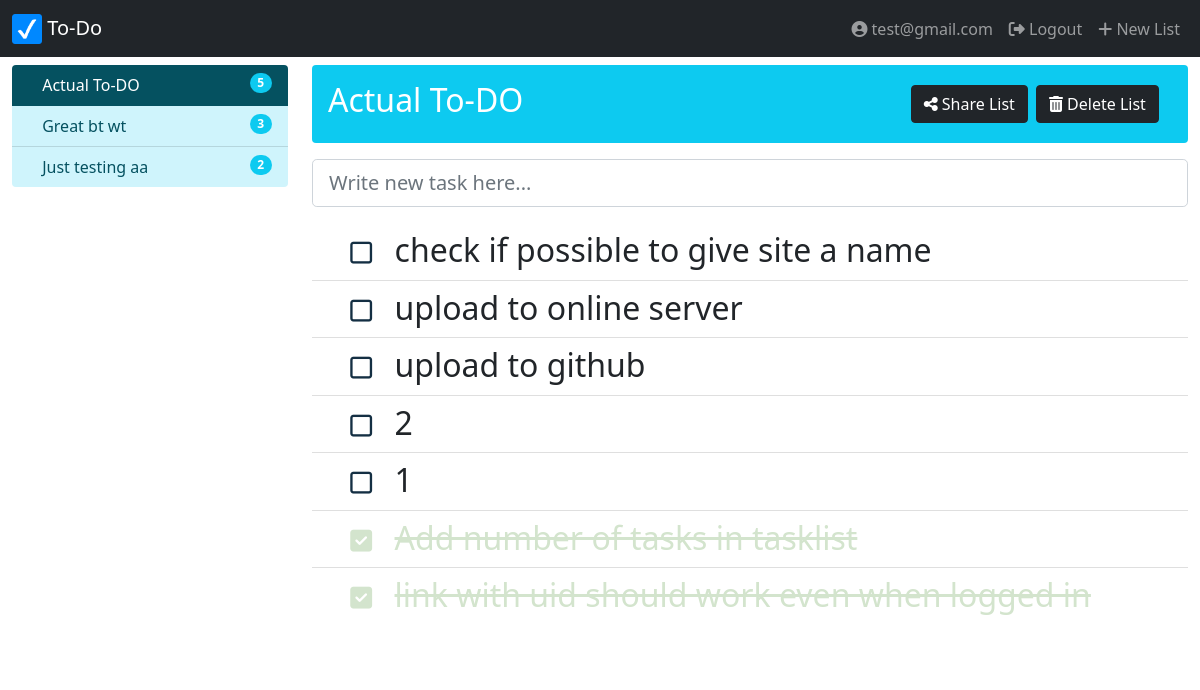
/ (signed in), run on the app's committed database.
### main.py (models this page shows)
class User(UserMixin, db.Model):
    __tablename__ = "users"
    id = db.Column(db.Integer, primary_key=True)
    email = db.Column(db.String(100), unique=True)
    password = db.Column(db.String(100))
    name = db.Column(db.String(100))
    tasklists = relationship("TaskList", back_populates="author")

class TaskList(db.Model):
    __tablename__ = "task_lists"
    uid = db.Column(db.String(100), primary_key=True)
    author_id = db.Column(db.Integer, db.ForeignKey("users.id"))
    author = relationship("User", back_populates="tasklists")
    name = db.Column(db.String(500), nullable=False)
    tasks = relationship("Task", back_populates="list")
    tasklist_priority = db.Column(db.Integer, nullable=False)

class Task(db.Model):
    __tablename__ = "tasks"
    task_id = db.Column(db.Integer, primary_key=True)
    task_list_id = db.Column(db.String, db.ForeignKey("task_lists.uid"))
    list = relationship("TaskList", back_populates="tasks")
    data = db.Column(db.String(500), nullable=False)
    starred = db.Column(db.Boolean, nullable=False)
    color = db.Column(db.String(20), nullable=False)
    task_priority = db.Column(db.Integer, nullable=False)
    date = db.Column(db.DateTime)
    complete = db.Column(db.Boolean, nullable=False)

### main.py (the view)
@app.route("/")
def home():
    if not current_user.is_authenticated:
        return redirect(url_for("new"))
    else:
        if len(current_user.tasklists) == 0:
            return redirect(url_for("new"))
        else:
            current_user.tasklists.sort(key=lambda x: x.tasklist_priority)
            for tl in current_user.tasklists:
                tl.tasks.sort(key=lambda x: x.task_priority, reverse=True)
            current_user.tasklists.reverse()
        return render_template("user-view.html", current_user=current_user)

### main.py (called while the page is built)
@login_manager.user_loader
def load_user(user_id):
    return User.query.get(int(user_id))

### templates/user-view.html (shortened to what this page needs)
{% extends "base.html" %}
{% block content %}
<div class="container-fluid">
  <div class="row">
    {%set singleEntryPage=true if tasklist%}
    {%if not singleEntryPage:%}
    <div class="col-md-3 mt-2" role="tabpanel">
      <div class="list-group list-group-flush rounded" id="tasklists_list" role="tablist">
        {% for x in current_user.tasklists:%}
        <a href={{'#t'+x.uid}} data-bs-toggle="tab" class="list-group-item list-group-item-action list-group-item-info tasklist-item" tasklist_uid={{x.uid}}> <span>{{x.name}}</span>
          <span class="float-end badge rounded-pill bg-info">{{x.tasks|length-x.tasks|selectattr("complete")|list|length}}</span>
        </a>
        {% endfor%}
      </div>
    </div>
    {%endif%}
    <div class="col">
      <div class="tab-content" id="nav-tabContent">
        {%if not singleEntryPage:%}
        {% for tasklist in current_user.tasklists:%}
        {% include 'tasklist-template.html' %}
        {% endfor %}
        {% else %}
        {% include 'tasklist-template.html' %}
        {% endif %}
      </div>
    </div>
  </div>
</div>
{% endblock %}

### templates/base.html (shortened to what this page needs)
{% extends "my-bootstrap.html" %}
{% block navbar %}
<nav class="navbar navbar-expand-lg navbar-dark bg-dark">
  <div class="container-fluid">
    <a class="navbar-brand" href="#">
      <img src="{{url_for('static', filename='img/brand.png')}}" alt="" width="30" height="30" class="d-inline-block align-text-top">
      To-Do
    </a>
    <div class="collapse navbar-collapse me-auto" id="navbarSupportedContent">
      <ul class="navbar-nav mb-2 mb-lg-0 ms-auto">
        {%if not current_user.is_authenticated: %}
        <li class="nav-item">
          <a class="nav-link" href="#" data-bs-toggle="modal" data-bs-target="#registerationModal" ><i class="fas fa-file-invoice"></i> Register</a>
        </li>
        <li class="nav-item">
          <a class="nav-link" href="#" data-bs-toggle="modal" data-bs-target="#loginModal" ><i class="fas fa-sign-in-alt"></i> Login</a>
        </li>
        {% else: %}
        <li class="nav-item">
          <a class="nav-link" href="#" data-bs-toggle="modal"  ><i class="fas fa-user-circle"></i> {{current_user.email}}</a>
        </li>
        <li class="nav-item">
          <a class="nav-link" href="{{url_for('logout')}}" ><i class="fas fa-sign-out-alt"></i> Logout</a>
        </li>
        {% endif %}
        <li class="nav-item">
          <a class="nav-link" href="{{url_for('new')}}"><i class="fa fa-plus"></i> New List </a>
        </li>
      </ul>
    </div>
  </div>
</nav>
{% endblock %}
{% block styles %}
{{super()}}
<link rel="stylesheet" href="{{url_for('.static', filename='mystyle.css')}}">
{% endblock %}

### templates/tasklist-template.html (shortened to what this page needs)
<div class="tab-pane fade tasklist-tab {{'active show' if singleEntryPage}}" id={{'t'+tasklist.uid}} role="tabpanel" tasklist_id={{tasklist.uid}} aria-labelledby={{tasklist.uid}}>
  <div class="p-3 my-2 bg-info rounded text-white container-fluid">
    <div class="row">
      <div class="col-lg-8 ">
        <h2 class="name-editable align-middle">{{tasklist.name}}</h2>
      </div>
      <div class="col align-items-center d-flex ">
          <button type="button" class="btn btn-dark mx-1" name="button" data-bs-toggle="modal" data-bs-target="#sharingModal" data-bs-link={{tasklist.uid}}><i class="fas fa-share-alt"></i> Share List</button>
          <button type="button" class="btn btn-dark mx-1" name="button" data-bs-toggle="modal" data-bs-target="#deleteTasklistModal" data-bs-uid={{tasklist.uid}}><i class="fas fa-trash-alt"></i> Delete List</button>
      </div>
    </div>
  </div>
  <div class="my-3 list-group-flush">
    <input autofocus="autofocus" class="form-control form-control-lg" autocomplete="off" placeholder="Write new task here..." required="required" type="text" value="" name="new_task_data" id="task_description" data-bs-toggle="tooltip" title=""
      data-bs-placement="bottom">
    {%if tasklist.tasks|length >0:%}
    {%set highest_priority=tasklist.tasks[0].task_priority%}
    {%else:%}
    {%set highest_priority=0%}
    {% endif %}
  </div>
  <ul class="list-group list-group-flush tasklist-ul" id={{'t'+tasklist.uid}}>
    {% for data in tasklist.tasks%}
    {% include 'li-template.html' %}
    {%endfor%}
  </ul>
</div>

### templates/li-template.html (shortened to what this page needs)
<li class="list-group-item myli list-group-item-action {%if data.complete%}completed{%endif%}" value="{{data.task_id}}" priority="{{data.task_priority}}">
  <div id="task-{{data.task_id}}">
    <i class="checkbox " style="color: {{data.color}};"></i>
    <span class="{%if not data.complete%}editable{%endif%} h2 ">{{data.data}}</span>
    <span class="datepicker" data-provide="datepicker" data-date-format="dd/mm/yyyy"  data-date-clear-btn="true" data-date-autoclose="true">
    </span>
    <span class="float-end task-utilities">
    </span>
  </div>
</li>

### static/mystyle.css (style rules this page uses)
.tasklist-ul { font-size: 25px; }
span.h2 { padding: 0.5em; }
.checkbox::before { content: "\f0c8"; }
.completed, .completed .checkbox { color: #D3E4CD !important; }
.completed .checkbox::before { content: "\f14a"; font-weight: 900; }
.checkbox { color: #142F43; font-family: "Font Awesome 5 Free"; display: inline-block; font-style: normal; font-variant: normal; text-rendering: auto; line-height: 1; }
.completed .h2 { text-decoration: line-through; }

### data on the page
User: email "test@gmail.com"
TaskList: name "Actual To-DO", tasks|length "5"
TaskList: name "Great bt wt", tasks|length "3"
TaskList: name "Just testing aa", tasks|length "2"
Task: {{ data.task_id }} 31 (drawn), data "check if possible to give site a name"
Task: {{ data.task_id }} 30 (drawn), data "upload to online server"
Task: {{ data.task_id }} 29 (drawn), data "upload to github"
Task: {{ data.task_id }} 26 (drawn), data "2"
Task: {{ data.task_id }} 25 (drawn), data "1"
Task: {{ data.task_id }} 18 (drawn), data "Add number of tasks in tasklist"
Task: {{ data.task_id }} 16 (drawn), data "link with uid should work even when logged in"
